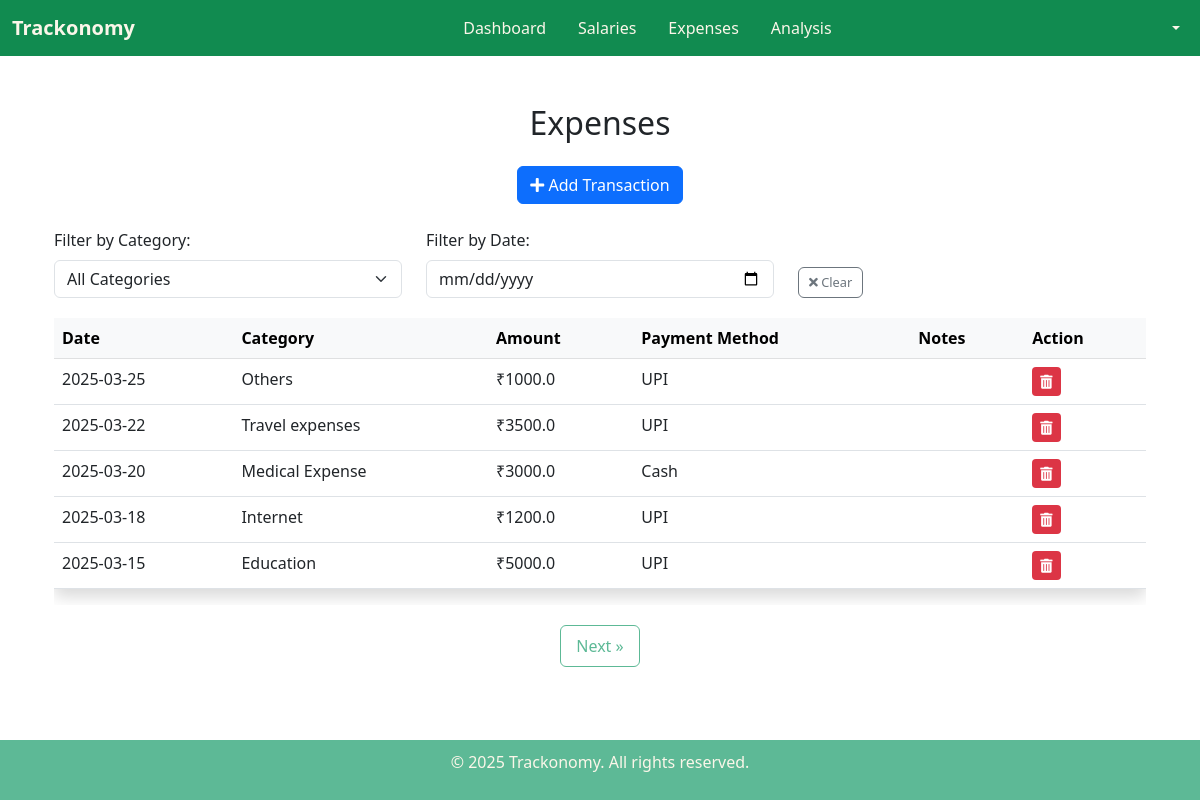
/expenses (signed in), run on the app's committed database.
### tables this page shows
CREATE TABLE expenses (
            id INTEGER PRIMARY KEY AUTOINCREMENT,
            user_id INTEGER NOT NULL,
            amount REAL NOT NULL,
            category TEXT NOT NULL,
            date TEXT NOT NULL,
            description TEXT,
            payment_method TEXT NOT NULL, recurring INTEGER DEFAULT 0, last_added DATE, salary_id INTEGER,
            FOREIGN KEY (user_id) REFERENCES users (id)
        );

### app.py (the view)
@app.route('/expenses')
def expenses():
    if 'username' not in session:
        return redirect(url_for('login'))
    user_id = session['user_id']
    page = request.args.get('page', 1, type=int)
    category = request.args.get('category', '', type=str)
    date = request.args.get('date', '', type=str)
    limit = 5  # Show 5 expenses per page
    offset = (page - 1) * limit
    conn = get_db_connection()
    cursor = conn.cursor()
    cursor.execute("SELECT DISTINCT category FROM expenses WHERE user_id = ?", (user_id,))
    categories = [row[0] for row in cursor.fetchall()]
    cursor.execute("SELECT id, amount, salary_type FROM salaries WHERE user_id = ?", (user_id,))
    salaries = cursor.fetchall()
    query_count = "SELECT COUNT(*) FROM expenses WHERE user_id = ?"
    params_count = [user_id]
    query = "SELECT * FROM expenses WHERE user_id = ?"
    params = [user_id]
    if category:
        query += " AND category = ?"
        params.append(category)
        query_count += " AND category = ?"
        params_count.append(category)
    if date:
        query += " AND date = ?"
        params.append(date)
        query_count += " AND date = ?"
        params_count.append(date)
    query += " ORDER BY date DESC LIMIT ? OFFSET ?"
    params.extend([limit, offset])
    cursor.execute(query_count, params_count)
    total_expenses = cursor.fetchone()[0]
    total_pages = (total_expenses + limit - 1) // limit  # Calculate total pages
    cursor.execute(query, params)
    expenses = cursor.fetchall()
    conn.close()
    return render_template(
        'expenses.html',
        expenses=expenses,
        page=page,
        total_pages=total_pages,
        selected_category=category,  # Changed from 'category' to 'selected_category'
        selected_date=date,         # Changed from 'date' to 'selected_date'
        salaries=salaries,
        categories=categories       # Added this line
    )

### app.py (called while the page is built)
def get_db_connection():
    conn = sqlite3.connect(DATABASE)
    conn.row_factory = sqlite3.Row  # Allows fetching results as dictionaries
    return conn

### templates/expenses.html (shortened to what this page needs)
{% extends 'base.html' %}
{% block content %}
<link rel="stylesheet" href="https://cdn.jsdelivr.net/npm/bootstrap@5.3.0/dist/css/bootstrap.min.css">
<link rel="stylesheet" href="https://cdnjs.cloudflare.com/ajax/libs/font-awesome/5.15.4/css/all.min.css">
<div class="container mt-4">
    <h2 class="text-center mb-4">Expenses</h2>
    <div class="text-center mb-4">
        <button class="btn btn-primary" onclick="openPopup()">
            <i class="fas fa-plus"></i> Add Transaction
        </button>
    </div>
<div class="row filter-row">
    <div class="col-md-4">
        <label for="categoryFilter" class="form-label">Filter by Category:</label>
        <select id="categoryFilter" class="form-select" onchange="applyFilters()">
            <option value="">All Categories</option>
        </select>
    </div>
    <div class="col-md-4">
        <label for="dateFilter" class="form-label">Filter by Date:</label>
        <input type="date" id="dateFilter" class="form-control" value="{{ selected_date }}" onchange="applyFilters()">
    </div>
    <div class="col-md-4 d-flex align-items-end">
        <button class="btn btn-outline-secondary clear-filters-btn" onclick="clearFilters()">
            <i class="fas fa-times"></i> Clear
        </button>
    </div>
</div>
    <div class="table-responsive">
        <table class="table table-hover shadow rounded">
            <thead class="table-light">
                <tr>
                    <th>Date</th>
                    <th>Category</th>
                    <th>Amount</th>
                    <th>Payment Method</th>
                    <th>Notes</th>
                    <th>Action</th>
                </tr>
            </thead>
            <tbody>
                {% if expenses %}
                    {% for expense in expenses %}
                        <tr>
                            <td>{{ expense.date }}</td>
                            <td>{{ expense.category }}</td>
                            <td>₹{{ expense.amount }}</td>
                            <td>{{ expense.payment_method }}</td>
                            <td>{{ expense.notes }}</td>
                            <td>
                                <form action="{{ url_for('delete_transaction', transaction_id=expense.id) }}" method="post">
                                    <button type="submit" class="btn btn-danger btn-sm">
                                        <i class="fas fa-trash-alt"></i>
                                    </button>
                                </form>
                            </td>
                        </tr>
                    {% endfor %}
                {% else %}
                    <tr>
                        <td colspan="6" class="text-center">No expenses found{% if selected_category or selected_date %} matching your filters{% endif %}.</td>
                    </tr>
                {% endif %}
            </tbody>
        </table>
    </div>
    {% if expenses %}
    <nav>
        <ul class="pagination">
            {% if page < total_pages %}
                <li class="page-item">
                    <a class="page-link" href="{{ url_for('expenses', page=page+1, category=selected_category, date=selected_date) }}">
                        Next &raquo;
                    </a>
                </li>
            {% endif %}
        </ul>
    </nav>
    {% endif %}
</div>
{% endblock %}

### templates/base.html (style rules this page uses)
body { color: #333; font-family: 'Poppins', sans-serif; min-height: 100vh; display: flex; flex-direction: column; }

### templates/expenses.html (style rules this page uses)
.btn-danger { background-color: #dc3545; border: none; }
.pagination { display: flex; list-style: none; padding: 0; justify-content: center; }
.page-item { margin: 0 5px; }
.page-link { padding: 8px 15px; text-decoration: none; border-radius: 5px; border: 1px solid #5DB996; color: #5DB996; transition: all 0.3s ease; }
.clear-filters-btn { padding: 5px 10px; font-size: 0.8rem; }
.filter-row { margin-bottom: 20px; }
.table-responsive { margin-bottom: 20px; }

### data on the page
expenses: date "2025-03-25", category "Others", amount "1000.0", payment_method "UPI"
expenses: date "2025-03-22", category "Travel expenses", amount "3500.0", payment_method "UPI"
expenses: date "2025-03-20", category "Medical Expense", amount "3000.0", payment_method "Cash"
expenses: date "2025-03-18", category "Internet", amount "1200.0", payment_method "UPI"
expenses: date "2025-03-15", category "Education", amount "5000.0", payment_method "UPI"
